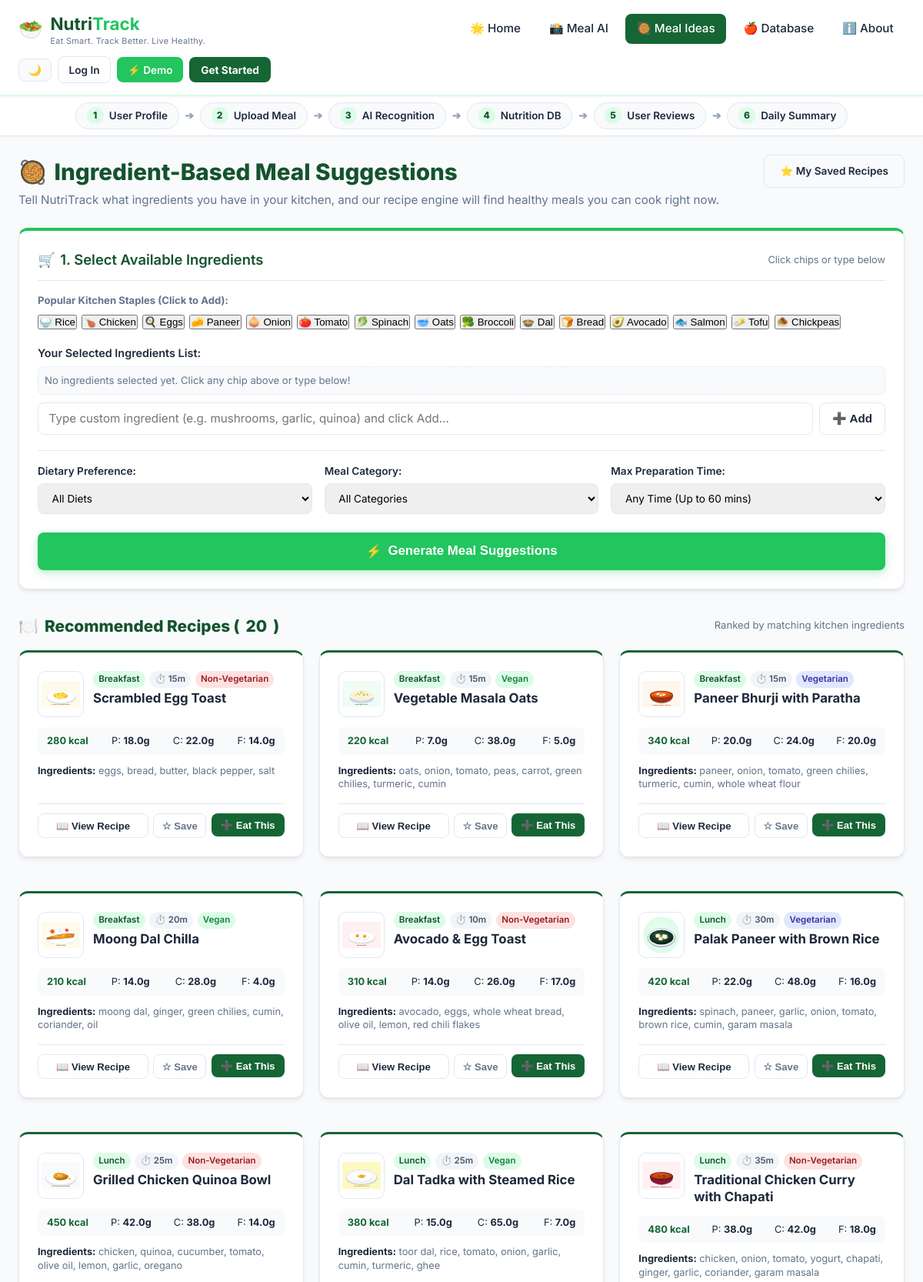
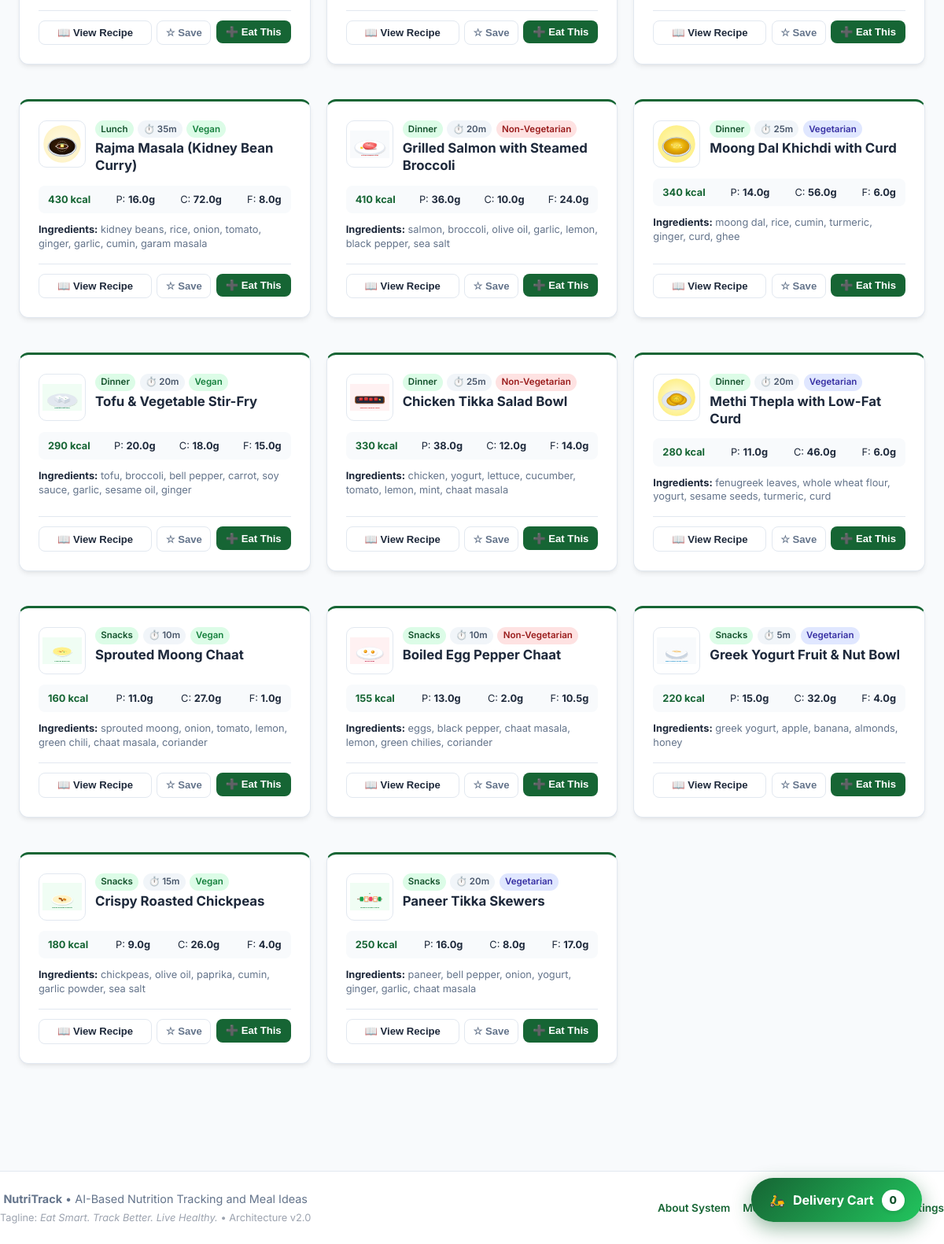
The page /suggestions on the database its author committed (2 pictures, top to bottom).
### tables this page shows
CREATE TABLE recipes (
            id INTEGER PRIMARY KEY AUTOINCREMENT,
            title TEXT NOT NULL,
            category TEXT NOT NULL,
            diet_type TEXT NOT NULL,
            prep_time_mins INTEGER NOT NULL,
            calories REAL NOT NULL,
            protein REAL NOT NULL,
            carbs REAL NOT NULL,
            fat REAL NOT NULL,
            ingredients TEXT NOT NULL,
            instructions TEXT NOT NULL,
            image_url TEXT
        );

### app.py (the view)
@app.route("/meal-ideas")
@app.route("/suggestions")
def meal_ideas_view():
    user_id = session.get("user_id", 1)
    profile = database.get_profile(user_id=user_id)
    recipes = database.get_recipes()
    saved = database.get_saved_recipes_for_user(user_id)
    saved_ids = [r["id"] for r in saved]
    return render_template(
        "meal_ideas.html",
        recipes=recipes,
        saved_ids=saved_ids,
        profile=profile,
        active_page="meal_ideas"
    )

### templates/meal_ideas.html (shortened to what this page needs)
{% extends "base.html" %}
{% block content %}
<div class="page-header" style="display: flex; justify-content: space-between; align-items: flex-start; flex-wrap: wrap; gap: 1rem; margin-bottom: 1.5rem;">
    <div>
        <h1 style="color: var(--primary-dark); font-size: 1.85rem; font-weight: 800; display: flex; align-items: center; gap: 0.6rem;">
            <span>🥘</span> Ingredient-Based Meal Suggestions
        </h1>
        <p style="color: var(--text-muted); font-size: 0.95rem; margin-top: 0.25rem;">
            Tell NutriTrack what ingredients you have in your kitchen, and our recipe engine will find healthy meals you can cook right now.
        </p>
    </div>
    <div style="display: flex; gap: 0.5rem; align-items: center;">
        <a href="{{ url_for('saved_recipes_view') }}" class="btn btn-outline" style="font-weight: 600; font-size: 0.85rem; display: flex; align-items: center; gap: 0.4rem;">
            ⭐ My Saved Recipes
        </a>
    </div>
</div>
<div class="card" style="margin-bottom: 2rem; border-top: 4px solid var(--secondary);">
    <div class="card-header" style="margin-bottom: 1rem; border-bottom: 1px solid var(--border); padding-bottom: 0.75rem;">
        <h2 class="card-title" style="font-size: 1.15rem; color: var(--primary-dark); display: flex; align-items: center; gap: 0.4rem;">
            <span>🛒</span> 1. Select Available Ingredients
        </h2>
        <span style="font-size: 0.8rem; color: var(--text-muted);">Click chips or type below</span>
    </div>
    <div style="margin-bottom: 1.25rem;">
        <span style="font-size: 0.82rem; font-weight: 700; color: var(--text-muted); display: block; margin-bottom: 0.5rem;">
            Popular Kitchen Staples (Click to Add):
        </span>
        <div id="popular_ingredient_chips" style="display: flex; gap: 0.4rem; flex-wrap: wrap;">
            <button type="button" class="chip" onclick="toggleIngredientChip('rice', this)">🍚 Rice</button>
            <button type="button" class="chip" onclick="toggleIngredientChip('chicken', this)">🍗 Chicken</button>
            <button type="button" class="chip" onclick="toggleIngredientChip('eggs', this)">🍳 Eggs</button>
            <button type="button" class="chip" onclick="toggleIngredientChip('paneer', this)">🧀 Paneer</button>
            <button type="button" class="chip" onclick="toggleIngredientChip('onion', this)">🧅 Onion</button>
            <button type="button" class="chip" onclick="toggleIngredientChip('tomato', this)">🍅 Tomato</button>
            <button type="button" class="chip" onclick="toggleIngredientChip('spinach', this)">🥬 Spinach</button>
            <button type="button" class="chip" onclick="toggleIngredientChip('oats', this)">🥣 Oats</button>
            <button type="button" class="chip" onclick="toggleIngredientChip('broccoli', this)">🥦 Broccoli</button>
            <button type="button" class="chip" onclick="toggleIngredientChip('dal', this)">🍲 Dal</button>
            <button type="button" class="chip" onclick="toggleIngredientChip('bread', this)">🍞 Bread</button>
            <button type="button" class="chip" onclick="toggleIngredientChip('avocado', this)">🥑 Avocado</button>
            <button type="button" class="chip" onclick="toggleIngredientChip('salmon', this)">🐟 Salmon</button>
            <button type="button" class="chip" onclick="toggleIngredientChip('tofu', this)">🧈 Tofu</button>
            <button type="button" class="chip" onclick="toggleIngredientChip('chickpeas', this)">🧆 Chickpeas</button>
        </div>
    </div>
    <div class="form-group" style="margin-bottom: 1.25rem;">
        <label for="custom_ingredient_input" style="font-weight: 600; font-size: 0.9rem; margin-bottom: 0.4rem; display: block;">
            Your Selected Ingredients List:
        </label>
        <div id="selected_tags_box" style="display: flex; gap: 0.4rem; flex-wrap: wrap; margin-bottom: 0.6rem; min-height: 36px; padding: 0.5rem; background: var(--bg-light); border: 1px dashed var(--border); border-radius: 8px;">
            <span id="no_ingredients_placeholder" style="font-size: 0.82rem; color: var(--text-muted); align-self: center;">No ingredients selected yet. Click any chip above or type below!</span>
        </div>
        <div style="display: flex; gap: 0.5rem;">
            <input type="text" id="custom_ingredient_input" class="form-control" placeholder="Type custom ingredient (e.g. mushrooms, garlic, quinoa) and click Add..." style="flex: 1;" onkeydown="if(event.key === 'Enter'){ event.preventDefault(); addCustomIngredient(); }">
            <button type="button" class="btn btn-outline" onclick="addCustomIngredient()" style="padding: 0.6rem 1rem; font-weight: 600;">
                ➕ Add
            </button>
        </div>
    </div>
    <div class="grid-3" style="gap: 1rem; margin-bottom: 1.5rem; border-top: 1px solid var(--border); padding-top: 1rem;">
        <div>
            <label for="diet_filter" style="font-weight: 600; font-size: 0.85rem; margin-bottom: 0.35rem; display: block;">
                Dietary Preference:
            </label>
            <select id="diet_filter" class="form-control" style="font-size: 0.85rem;">
                <option value="all">All Diets</option>
            </select>
        </div>
        <div>
            <label for="category_filter" style="font-weight: 600; font-size: 0.85rem; margin-bottom: 0.35rem; display: block;">
                Meal Category:
            </label>
            <select id="category_filter" class="form-control" style="font-size: 0.85rem;">
                <option value="All">All Categories</option>
            </select>
        </div>
        <div>
            <label for="prep_time_filter" style="font-weight: 600; font-size: 0.85rem; margin-bottom: 0.35rem; display: block;">
                Max Preparation Time:
            </label>
            <select id="prep_time_filter" class="form-control" style="font-size: 0.85rem;">
                <option value="60">Any Time (Up to 60 mins)</option>
            </select>
        </div>
    </div>
    <button type="button" id="generate_btn" class="btn btn-secondary" style="width: 100%; padding: 0.85rem; font-size: 1.05rem; font-weight: 700; display: flex; align-items: center; justify-content: center; gap: 0.5rem; box-shadow: 0 4px 12px rgba(34, 197, 94, 0.3);" onclick="generateMealSuggestions()">
        <span>⚡</span> Generate Meal Suggestions
    </button>
</div>
<div id="recipe_results_header" style="display: flex; justify-content: space-between; align-items: center; margin-bottom: 1rem;">
    <h2 style="color: var(--primary-dark); font-size: 1.3rem; font-weight: 800; display: flex; align-items: center; gap: 0.5rem;">
        <span>🍽️</span> Recommended Recipes (<span id="results_count">{{ recipes|length }}</span>)
    </h2>
    <span style="font-size: 0.82rem; color: var(--text-muted);">
        Ranked by matching kitchen ingredients
    </span>
</div>
<div id="recipes_grid" style="display: grid; grid-template-columns: repeat(auto-fill, minmax(320px, 1fr)); gap: 1.25rem; margin-bottom: 2.5rem;">
    {% for r in recipes %}
    <div class="card recipe-card" style="display: flex; flex-direction: column; justify-content: space-between; border-top: 3px solid var(--primary); transition: transform 0.2s ease, box-shadow 0.2s ease;">
        <div>
            <div style="display: flex; gap: 0.75rem; align-items: flex-start; margin-bottom: 0.85rem;">
                <img src="{{ r.image_url }}" alt="{{ r.title }}" style="width: 60px; height: 60px; border-radius: 10px; object-fit: contain; background: #fff; padding: 4px; border: 1px solid var(--border);" onerror="this.src='/static/images/meals/apple.svg';">
                <div style="flex: 1; min-width: 0;">
                    <div style="display: flex; gap: 0.35rem; flex-wrap: wrap; margin-bottom: 3px;">
                        <span class="badge" style="background: var(--primary-light); color: var(--primary-dark); font-size: 0.72rem; padding: 0.15rem 0.45rem;">{{ r.category }}</span>
                        <span class="badge" style="background: #f1f5f9; color: #475569; font-size: 0.72rem; padding: 0.15rem 0.45rem;">⏱️ {{ r.prep_time_mins }}m</span>
                        <span class="badge" style="background: {% if r.diet_type == 'vegan' %}#dcfce7; color: #15803d;{% elif r.diet_type == 'vegetarian' %}#e0e7ff; color: #3730a3;{% else %}#fee2e2; color: #991b1b;{% endif %} font-size: 0.72rem; padding: 0.15rem 0.45rem;">{{ r.diet_type|title }}</span>
                    </div>
                    <h3 style="font-size: 1.05rem; color: var(--text-dark); font-weight: 700; margin: 0; line-height: 1.3;">{{ r.title }}</h3>
                </div>
            </div>
            <div style="background: var(--bg-light); border-radius: 8px; padding: 0.5rem 0.75rem; display: flex; justify-content: space-between; font-size: 0.8rem; margin-bottom: 0.75rem;">
                <span style="font-weight: 700; color: var(--primary);">{{ r.calories|round|int }} kcal</span>
                <span>P: <strong>{{ r.protein }}g</strong></span>
                <span>C: <strong>{{ r.carbs }}g</strong></span>
                <span>F: <strong>{{ r.fat }}g</strong></span>
            </div>
            <div style="font-size: 0.8rem; color: var(--text-muted); margin-bottom: 1rem; line-height: 1.4;">
                <strong style="color: var(--text-dark);">Ingredients:</strong> {{ r.ingredients }}
            </div>
        </div>
        <div style="display: flex; gap: 0.4rem; border-top: 1px solid var(--border); padding-top: 0.75rem;">
            <button type="button" class="btn btn-outline" style="flex: 1; padding: 0.45rem; font-size: 0.82rem; font-weight: 600;" onclick="openRecipeModal({{ r|tojson }})">
                📖 View Recipe
            </button>
            <button type="button" id="save_btn_{{ r.id }}" class="btn btn-outline" style="padding: 0.45rem 0.65rem; font-size: 0.82rem; color: {% if r.id in saved_ids %}#f59e0b{% else %}var(--text-muted){% endif %};" onclick="toggleSaveRecipe({{ r.id }})" title="Save Recipe">
                {% if r.id in saved_ids %}⭐ Saved{% else %}☆ Save{% endif %}
            </button>
            <form method="POST" action="{{ url_for('api_save_analyzed_meal') }}" style="margin: 0;">
                <button type="submit" class="btn btn-primary" style="padding: 0.45rem 0.75rem; font-size: 0.82rem; font-weight: 700;" title="Log this meal to today's diary">
                    ➕ Eat This
                </button>
            </form>
        </div>
    </div>
    {% endfor %}
</div>
{% endblock %}

### rows shown on the page
recipes: image_url (picture), category "Breakfast", prep_time_mins "15", diet_type "Non-Vegetarian", title "Scrambled Egg Toast", calories "280", protein "18.0", carbs "22.0", fat "14.0", ingredients "eggs, bread, butter, black pepper, salt", shows "☆ Save"
recipes: image_url (picture), category "Breakfast", prep_time_mins "15", diet_type "Vegan", title "Vegetable Masala Oats", calories "220", protein "7.0", carbs "38.0", fat "5.0", ingredients "oats, onion, tomato, peas, carrot, green chilies, turmeric, cumin", shows "☆ Save"
recipes: image_url (picture), category "Breakfast", prep_time_mins "15", diet_type "Vegetarian", title "Paneer Bhurji with Paratha", calories "340", protein "20.0", carbs "24.0", fat "20.0", ingredients "paneer, onion, tomato, green chilies, turmeric, cumin, whole wheat flour", shows "☆ Save"
recipes: image_url (picture), category "Breakfast", prep_time_mins "20", diet_type "Vegan", title "Moong Dal Chilla", calories "210", protein "14.0", carbs "28.0", fat "4.0", ingredients "moong dal, ginger, green chilies, cumin, coriander, oil", shows "☆ Save"
recipes: image_url (picture), category "Breakfast", prep_time_mins "10", diet_type "Non-Vegetarian", title "Avocado & Egg Toast", calories "310", protein "14.0", carbs "26.0", fat "17.0", ingredients "avocado, eggs, whole wheat bread, olive oil, lemon, red chili flakes", shows "☆ Save"
recipes: image_url (picture), category "Lunch", prep_time_mins "30", diet_type "Vegetarian", title "Palak Paneer with Brown Rice", calories "420", protein "22.0", carbs "48.0", fat "16.0", ingredients "spinach, paneer, garlic, onion, tomato, brown rice, cumin, garam masala", shows "☆ Save"
recipes: image_url (picture), category "Lunch", prep_time_mins "25", diet_type "Non-Vegetarian", title "Grilled Chicken Quinoa Bowl", calories "450", protein "42.0", carbs "38.0", fat "14.0", ingredients "chicken, quinoa, cucumber, tomato, olive oil, lemon, garlic, oregano", shows "☆ Save"
recipes: image_url (picture), category "Lunch", prep_time_mins "25", diet_type "Vegan", title "Dal Tadka with Steamed Rice", calories "380", protein "15.0", carbs "65.0", fat "7.0", ingredients "toor dal, rice, tomato, onion, garlic, cumin, turmeric, ghee", shows "☆ Save"
recipes: image_url (picture), category "Lunch", prep_time_mins "35", diet_type "Non-Vegetarian", title "Traditional Chicken Curry with Chapati", calories "480", protein "38.0", carbs "42.0", fat "18.0", ingredients "chicken, onion, tomato, yogurt, chapati, ginger, garlic, coriander, garam masala", shows "☆ Save"
recipes: image_url (picture), category "Lunch", prep_time_mins "35", diet_type "Vegan", title "Rajma Masala (Kidney Bean Curry)", calories "430", protein "16.0", carbs "72.0", fat "8.0", ingredients "kidney beans, rice, onion, tomato, ginger, garlic, cumin, garam masala", shows "☆ Save"
recipes: image_url (picture), category "Dinner", prep_time_mins "20", diet_type "Non-Vegetarian", title "Grilled Salmon with Steamed Broccoli", calories "410", protein "36.0", carbs "10.0", fat "24.0", ingredients "salmon, broccoli, olive oil, garlic, lemon, black pepper, sea salt", shows "☆ Save"
recipes: image_url (picture), category "Dinner", prep_time_mins "25", diet_type "Vegetarian", title "Moong Dal Khichdi with Curd", calories "340", protein "14.0", carbs "56.0", fat "6.0", ingredients "moong dal, rice, cumin, turmeric, ginger, curd, ghee", shows "☆ Save"
recipes: image_url (picture), category "Dinner", prep_time_mins "20", diet_type "Vegan", title "Tofu & Vegetable Stir-Fry", calories "290", protein "20.0", carbs "18.0", fat "15.0", ingredients "tofu, broccoli, bell pepper, carrot, soy sauce, garlic, sesame oil, ginger", shows "☆ Save"
recipes: image_url (picture), category "Dinner", prep_time_mins "25", diet_type "Non-Vegetarian", title "Chicken Tikka Salad Bowl", calories "330", protein "38.0", carbs "12.0", fat "14.0", ingredients "chicken, yogurt, lettuce, cucumber, tomato, lemon, mint, chaat masala", shows "☆ Save"
recipes: image_url (picture), category "Dinner", prep_time_mins "20", diet_type "Vegetarian", title "Methi Thepla with Low-Fat Curd", calories "280", protein "11.0", carbs "46.0", fat "6.0", ingredients "fenugreek leaves, whole wheat flour, yogurt, sesame seeds, turmeric, curd", shows "☆ Save"
recipes: image_url (picture), category "Snacks", prep_time_mins "10", diet_type "Vegan", title "Sprouted Moong Chaat", calories "160", protein "11.0", carbs "27.0", fat "1.0", ingredients "sprouted moong, onion, tomato, lemon, green chili, chaat masala, coriander", shows "☆ Save"
recipes: image_url (picture), category "Snacks", prep_time_mins "10", diet_type "Non-Vegetarian", title "Boiled Egg Pepper Chaat", calories "155", protein "13.0", carbs "2.0", fat "10.5", ingredients "eggs, black pepper, chaat masala, lemon, green chilies, coriander", shows "☆ Save"
recipes: image_url (picture), category "Snacks", prep_time_mins "5", diet_type "Vegetarian", title "Greek Yogurt Fruit & Nut Bowl", calories "220", protein "15.0", carbs "32.0", fat "4.0", ingredients "greek yogurt, apple, banana, almonds, honey", shows "☆ Save"
recipes: image_url (picture), category "Snacks", prep_time_mins "15", diet_type "Vegan", title "Crispy Roasted Chickpeas", calories "180", protein "9.0", carbs "26.0", fat "4.0", ingredients "chickpeas, olive oil, paprika, cumin, garlic powder, sea salt", shows "☆ Save"
recipes: image_url (picture), category "Snacks", prep_time_mins "20", diet_type "Vegetarian", title "Paneer Tikka Skewers", calories "250", protein "16.0", carbs "8.0", fat "17.0", ingredients "paneer, bell pepper, onion, yogurt, ginger, garlic, chaat masala", shows "☆ Save"

### other values the page prints
{{ recipes|length }} "20"
